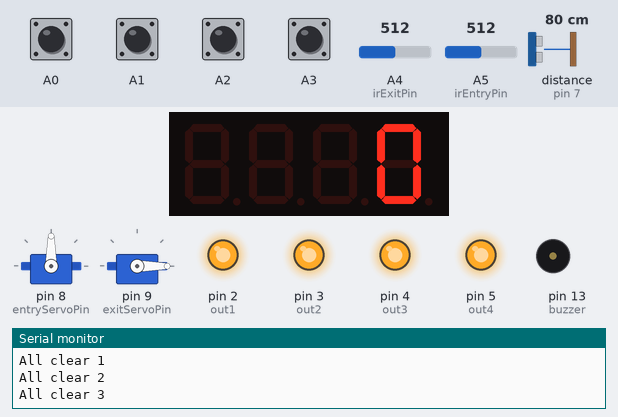
A sketch run on a simulated Arduino Uno, built with avr-gcc and run on an emulated ATmega328P. Shown: 2 × servo, 4-digit seven-segment display, output pins drawn as LEDs (lit = HIGH), buzzer (waves = sounding), the last lines printed to the serial monitor. Wiring (inferred from the names in the program): ultrasonic range finder: trigger pin 6; echo pin 7. The test bench sets the inputs (shaded band); at power-on: A0–3 HIGH, A5 (irEntryPin) = 512, distance to the obstacle (sensor on pin 7) 80 cm, A4 (irExitPin) = 512. The echo pulse lasts 58.3 µs per cm; pins used as bus, display or sensor lines are not drawn.

Above: at 3.0 s.
3.1 s: A5 (irEntryPin) set to 585
6.1 s: A5 (irEntryPin) set to 617
At 7.9 s:
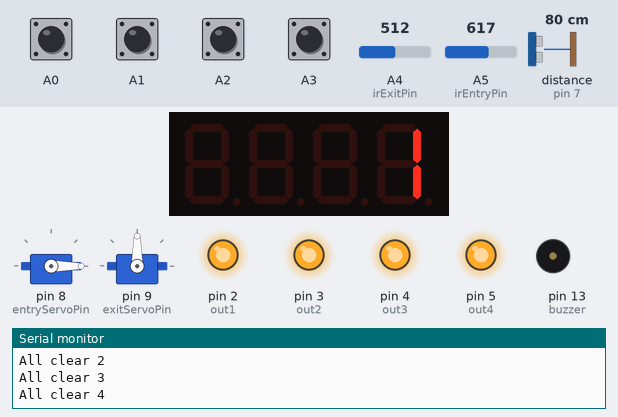
9.1 s: distance to the obstacle (sensor on pin 7) set to 4 cm
12.1 s: distance to the obstacle (sensor on pin 7) set to 2 cm
15.1 s: A4 (irExitPin) set to 589
18.1 s: A4 (irExitPin) set to 608
At 21.0 s:
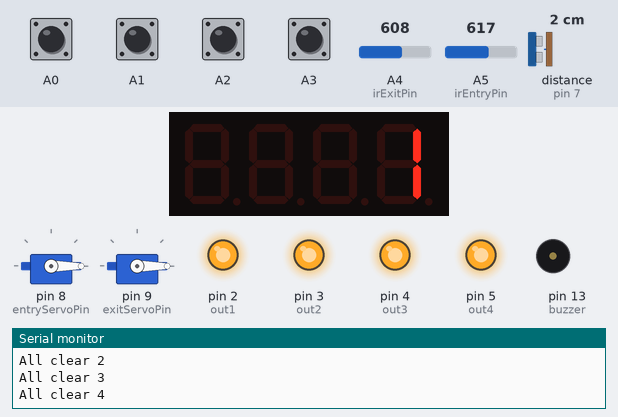
At 22.0 s:
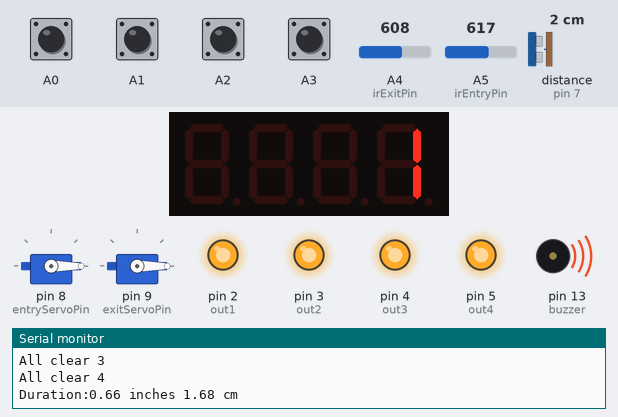
Timing chart, 0 to 25.7 s (numbered marks = the images above; inputs shaded):
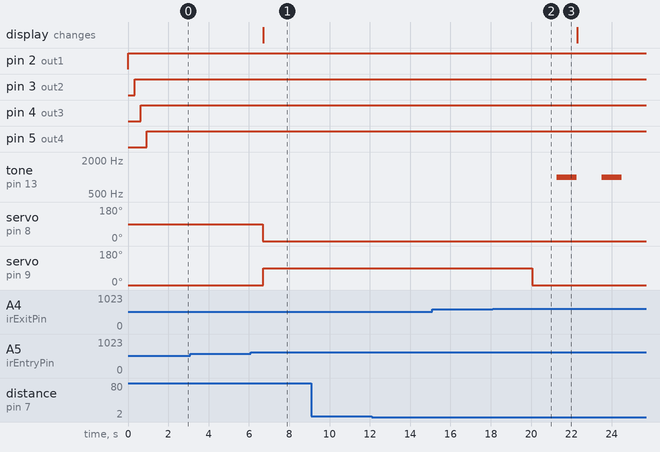

The sketch:

IOT_SPS.ino
```cpp
#include <Servo.h>
#include <Arduino.h>
#include <TM1637Display.h>
#define CLK 11
#define DIO 12
#define TEST_DELAY 2000
TM1637Display display(CLK, DIO);

const int BarUp = 90, BarDown = 0;
bool isEntryBarOpen = false, isExitBarOpen = false;
const int irEntryPin = A5; // IR Entry
const int irExitPin = A4; // Exit Gate IR

//const int spotOne = A0, spotTwo = A1, spotThree = A2, spotFour = A3;

int entryServoPin = 8;
int exitServoPin = 9;

int entryIRSensorValue = 0;
int exitIRSensorValue = 0;
int count=0;


int out1 = 2; //led
int out2 = 3; //led
int out3 = 4; //led
int out4 = 5; //led

const int trigger=6; // ult
const int echo=7;
int buzzer = 13;
float duration,inches,cm;

Servo entryServo, exitServo;

void setup()
{
  Serial.begin(9600);
  entryServo.attach(entryServoPin);
  exitServo.attach(exitServoPin);
  pinMode(irEntryPin, INPUT);  //IR
  pinMode(irExitPin, INPUT);

  exitServo.write(BarDown);
//  entryServo.write(BarDown);

// -- car parking spot IR inputs
 pinMode(A0, INPUT);
 pinMode(A1, INPUT);
 pinMode(A2, INPUT);
 pinMode(A3, INPUT);
 // ---

// -- car parking sport LED outputs
 pinMode(out1, OUTPUT);
 pinMode(out2, OUTPUT);
 pinMode(out3, OUTPUT);
 pinMode(out4, OUTPUT);
 // --

   pinMode(trigger,OUTPUT);
   pinMode(echo,INPUT);
   pinMode(buzzer, OUTPUT);
}

int detectEntryIR() {
   entryIRSensorValue = analogRead(irEntryPin); // IR sensor Enrty gate
   Serial.println(entryIRSensorValue);
   return entryIRSensorValue;
}

int detectExitIR() {
  exitIRSensorValue = analogRead(irExitPin);
  Serial.println(exitIRSensorValue);
  return exitIRSensorValue;
}

void openEntryGate() {
  entryServo.write(BarUp);
//  delay(30);
  Serial.println("Servo entry opened");
//  delay(1000);
  isEntryBarOpen = true;
}

void closeEntryGate() {
  entryServo.write(BarDown);
  Serial.println("Servo entry closed");
//    delay(60);
  if (isEntryBarOpen) {
    count += 1;
    isEntryBarOpen = false;
    Serial.print("After entry Gate Close: ");
    Serial.println(count);
  }
}

void closeExitGate() {
  exitServo.write(BarDown);
  Serial.println("Servo exit closed");
  if (isExitBarOpen) {
    count -= 1;
    isExitBarOpen = false;
    Serial.print("After entry Gate Close: ");
    Serial.println(count);
  }
}

void openExitGate() {
  exitServo.write(BarUp);
  Serial.println("Servo entry opeonned");
  isExitBarOpen = true;
}

void loop()
{
  int detect0 = digitalRead(A0);
  int detect1 = digitalRead(A1);
  int detect2 = digitalRead(A2);
  int detect3 = digitalRead(A3);


  if (count < 2) {
    if (detectEntryIR() < 600) {
      openEntryGate();
    } else {
      closeEntryGate();
    }
  }

  display.setBrightness(0x0f);
  uint8_t data[] = { 0x0, 0x0, 0x0, 0x0 };

  display.showNumberDec(count);

  if (detectExitIR() < 600) {
    if (count > 0) {
      openExitGate();
    }
  } else {
    closeExitGate();
  }

  if(detect0 == LOW)               // IR 0
  {
    Serial.println("Obastacle on the way 1 ");
   digitalWrite(out1,0);
  }
  else
  {
    Serial.println("All clear 1");
     digitalWrite(out1,1);
  }
  delay(300);


  if(detect1 == LOW)              // IR 1
  {
    Serial.println("Obastacle on the way 2 ");
   digitalWrite(out2,0);
  }
  else
  {
    Serial.println("All clear 2");
     digitalWrite(out2,1);
  }
  delay(300);


  if(detect2 == LOW)            // IR 2
  {
    Serial.println("Obastacle on the way 3 ");
   digitalWrite(out3,0);
  }
  else
  {
    Serial.println("All clear 3");
     digitalWrite(out3,1);
  }
  delay(300);


 if(detect3 == LOW)            // IR 3
  {
    Serial.println("Obastacle on the way 4 ");
   digitalWrite(out4,0);
  }
  else
  {
    Serial.println("All clear 4");
     digitalWrite(out4,1);
  }
  delay(300);

  digitalWrite(trigger,LOW);
   delayMicroseconds(100);
   digitalWrite(trigger,HIGH);
   delayMicroseconds(100);
   digitalWrite(trigger,LOW);
   pinMode(echo,INPUT);
   duration=pulseIn(echo,HIGH);
   cm=(duration/2)/29.1;
  inches=(duration/2)/74;

  if(inches <= 0.70)
  {

    tone(buzzer, 1000,1000);
    }
   else
   {
     noTone(buzzer);
    }

      Serial.print("Duration:");
       Serial.print(inches);
        Serial.print(" inches ");
         Serial.print(cm);
          Serial.println(" cm");
          delay(1000);

}
```

Measured:
- the behaviour switches between 599 and 600 on A5 (irEntryPin) (found by bisection; images 0 and 1)
- the behaviour switches between 599 and 600 on A4 (irExitPin) (found by bisection; images 1 and 2)
- after the input at 6.1 s, servo on pin 8 (entryServoPin): 90° → 0° after 0.59 s; servo on pin 9 (exitServoPin): 0° → 90° after 0.61 s; the display: changes after 0.62 s (image 1)
- after the input at 18.1 s, tone on pin 13 (buzzer): alternates 1000 Hz for 1.0 s and silent for 1.2 s, starting after 3.2 s; servo on pin 9 (exitServoPin): 90° → 0° after 2.0 s
